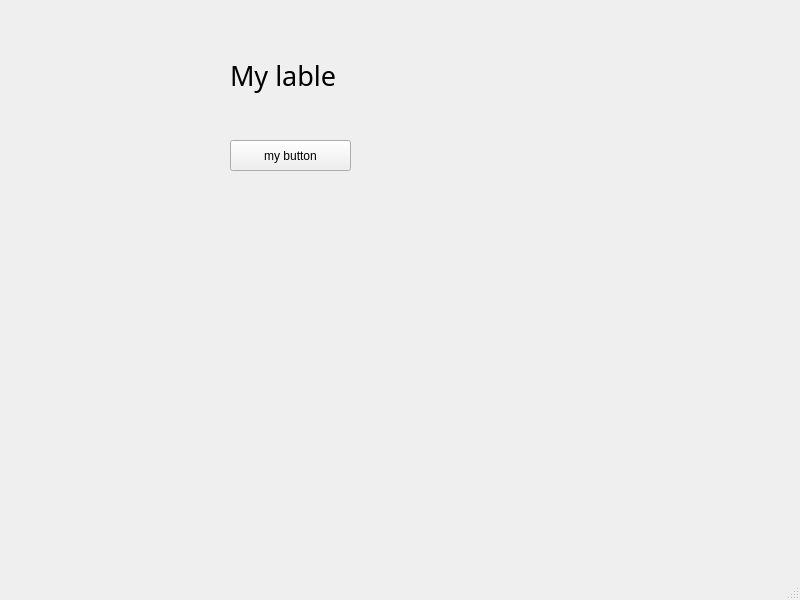
<?xml version="1.0" encoding="UTF-8"?>
<ui version="4.0">
 <class>MainWindow</class>
 <widget class="QMainWindow" name="MainWindow">
  <property name="geometry">
   <rect>
    <x>0</x>
    <y>0</y>
    <width>800</width>
    <height>600</height>
   </rect>
  </property>
  <property name="windowTitle">
   <string>MainWindow</string>
  </property>
  <widget class="QWidget" name="centralwidget">
   <widget class="QLabel" name="label">
    <property name="geometry">
     <rect>
      <x>230</x>
      <y>50</y>
      <width>201</width>
      <height>51</height>
     </rect>
    </property>
    <property name="font">
     <font>
      <family>Sans</family>
      <pointsize>20</pointsize>
     </font>
    </property>
    <property name="text">
     <string>My lable</string>
    </property>
   </widget>
   <widget class="QPushButton" name="pushButton">
    <property name="geometry">
     <rect>
      <x>230</x>
      <y>140</y>
      <width>121</width>
      <height>31</height>
     </rect>
    </property>
    <property name="text">
     <string>my button</string>
    </property>
   </widget>
  </widget>
  <widget class="QMenuBar" name="menubar">
   <property name="geometry">
    <rect>
     <x>0</x>
     <y>0</y>
     <width>800</width>
     <height>22</height>
    </rect>
   </property>
  </widget>
  <widget class="QStatusBar" name="statusbar"/>
 </widget>
 <resources/>
 <connections/>
</ui>
